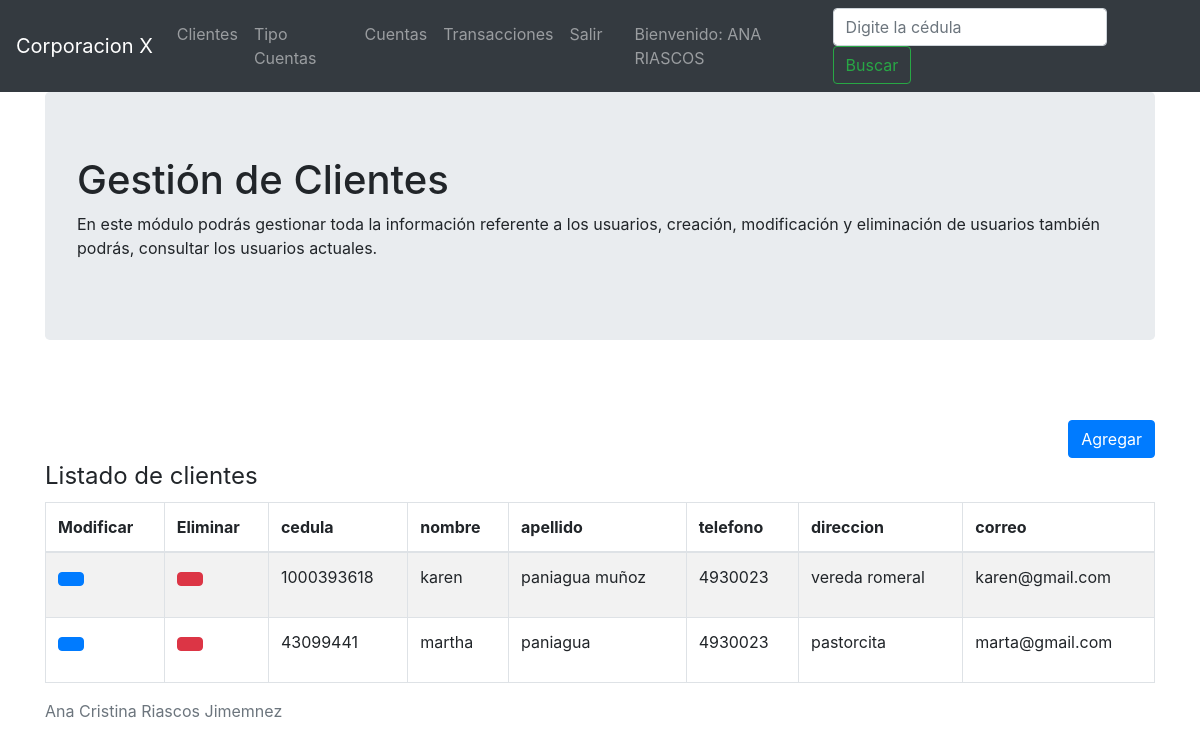
The app's page /controller/clientes.php?accion=listarClientes (signed in) with its own data.
### tables this page shows
CREATE TABLE `clientes` (
  `cedula` varchar(10) NOT NULL,
  `nombre` varchar(50) DEFAULT NULL,
  `apellido` varchar(50) DEFAULT NULL,
  `telefono` varchar(50) DEFAULT NULL,
  `direccion` varchar(50) DEFAULT NULL,
  `correo` varchar(50) DEFAULT NULL
);

### view/clientes/listarClientes.php (the view, shortened to what this page needs)
<?php
include ("../model/connection.php");
$listaClientes = mysqli_query($conexion,"select * from clientes;")
				or die("Problemas en el select".mysqli_error($conexion));
?>
<div class="container">
	<div class="jumbotron">
		<h1>Gesti&oacute;n de Clientes</h1>
		<p>En este módulo podrás gestionar toda la información referente a los usuarios, creación, modificación y eliminación de usuarios
				también podrás, consultar los usuarios actuales.</p>
	</div>
	<br></br>
	<div align="right">
	    <a>
			<a href="../controller/clientes.php?accion=agregarClientes" class="btn btn-primary"><span class="glyphicon glyphicon-user"></span> Agregar</a>
		</a>
	</div>
	<legend>Listado de clientes</legend>
	<div class="span7">
		<div class="widget stacked widget-table action-table">
			<div class="table-responsive">
				<table class="table table-striped table-bordered">
					<thead>
						<tr>
							<th class="td-actions">Modificar</th>
							<th class="td-actions">Eliminar</th>
							<th>cedula</th>
							<th>nombre</th>
							<th>apellido</th>
							<th>telefono</th>
							<th>direccion</th>
							<th>correo</th>
						</tr>
					</thead>
					<tbody>
						<?php while($data = mysqli_fetch_array($listaClientes)){ ?>
							<tr>
								<td class="td-actions">
									<p data-placement="top" data-toggle="tooltip" title="Modificar">
										<a class="btn btn-primary btn-xs" data-title="Modificar" href="../controller/clientes.php?accion=editarCliente&id=<?php echo $data['cedula'] ?>" >
									 <span class="glyphicon glyphicon-pencil"></span></a></p>
								</td>
								<td class="td-actions">
									<p data-placement="top" data-toggle="tooltip" title="Delete">
										<a class="btn btn-danger btn-xs" onclick="javascript:deleteC('<?php echo $data['cedula'] ?>')" data-title="Eliminar" data-toggle="modal" data-target="#delete" >
									 <span class="glyphicon glyphicon-trash"></span></a></p>
								</td>
								<td><?php echo $data['cedula'] ?></td>
								<td><?php echo $data['nombre'] ?></td>
								<td><?php echo $data['apellido'] ?></td>
								<td><?php echo $data['telefono'] ?></td>
								<td><?php echo $data['direccion'] ?></td>
								<td><?php echo $data['correo'] ?></td>
							</tr>
							<?php } ?>
					</tbody>
				</table>
			</div>
		</div>
	</div>
</div>

### view/header.php (shortened to what this page needs)
<!DOCTYPE html>
<html>
	<head>
		<link rel="stylesheet" href="https://stackpath.bootstrapcdn.com/bootstrap/4.3.1/css/bootstrap.min.css">
	</head>
	<body>
		<nav class="navbar navbar-expand-lg navbar-dark bg-dark">
  <a class="navbar-brand" href="../controller/clientes.php?accion=inicio">Corporacion X</a>
  <div class="collapse navbar-collapse" id="navbarSupportedContent">
    <ul class="navbar-nav mr-auto">
    <?php if($_SESSION["rol"] == 'ADMIN' ){?>
      <li class="nav-item dropdown">
        <a class="nav-link" href="../controller/clientes.php?accion=listarClientes" id="navbarDropdown" role="button">
          Clientes
        </a>
      </li>
    <?php } ?>
    <?php if($_SESSION["rol"] == 'ADMIN' ){?>
	    <li class="nav-item dropdown">
        <a class="nav-link" href="../controller/tipoCuentas.php?accion=listarTipoCuentas" id="navbarDropdown" role="button">
          Tipo Cuentas
        </a>
      </li>
    <?php } ?>
    <?php if($_SESSION["rol"] == 'USUARIO' || $_SESSION["rol"] == 'ADMIN' ){?>
	    <li class="nav-item dropdown">
        <a class="nav-link" href="../controller/cuentas.php?accion=listarCuentas" id="navbarDropdown" role="button">
          Cuentas
        </a>
      </li>
    <?php } ?>
    <?php if($_SESSION["rol"] == 'USUARIO' || $_SESSION["rol"] == 'ADMIN' ){?>
	    <li class="nav-item dropdown">
      <a class="nav-link" href="../controller/transacciones.php?accion=listartransacciones" id="navbarDropdown" role="button">
          Transacciones
        </a>
      </li>
    <?php } ?>
      <li class="nav-item dropdown">
        <a class="nav-link" href="../index.php" id="navbarDropdown" role="button" >
          Salir
        </a>
      </li>
      <li class="nav-item dropdown">
        <a class="nav-link" id="navbarDropdown" role="button" >
        </a>
      </li>
      <li class="nav-item dropdown">
        <a class="nav-link " id="navbarDropdown" role="button" >
        Bienvenido: <?php echo $_SESSION["nombre"] ?>
        </a>
      </li>
    </ul>
    <form class="form-inline my-2 my-lg-0" action="consultar.php">
      <input class="form-control mr-sm-2" type="search" placeholder="Digite la cédula" aria-label="Search" name="txtced">
      <button class="btn btn-outline-success my-2 my-sm-0" type="submit">Buscar</button>
    </form>
  </div>
</nav>

### controller/clientes.php (shortened to what this page needs)
<?php
require '../model/clienteM.php';
require '../view/header.php';
    $accion = $_GET['accion'];
	if($accion == 'inicio'){
		require '../view/indexSession.php';
	}
    else if($accion == 'listarClientes'){
		require '../view/clientes/listarClientes.php';
	}else if($accion == 'agregarClientes'){
		$_SESSION["operacion"]="guardar";
		$cliente = [
			'cedula'=> "",
			'nombre'=> "",
			'apellido'=> "",
			'telefono'=> "",
			'correo'=> "",
			'direccion'=> ""
		];
		require '../view/clientes/agregarClientes.php';
    }else if($accion == 'eliminarCliente'){
		$id = $_GET['codigoEliminarID'];
		clienteM::delete($id);
		$filtrosClientes = [
                'cedula'=> ""
            ];
		$listaClientes = clienteM::find();
		require '../view/clientes/listarClientes.php';
	}else if($accion == 'consultarClientes'){
		$isPost = count($_POST);
        if($isPost > 0){
			$filtrosClientes = [
                'cedula'=> $_POST['cedula']
            ];
			$listaClientes = clienteM::findByFilter($filtrosClientes);
		}else{
			$listaClientes = clienteM::find();
		}
		require '../view/clientes/listarClientes.php';
	}else if($accion == 'editarCliente'){
		$_SESSION["operacion"]="modificar";
		$id = $_GET['id'];
		$cliente = clienteM::findById($id);
		require '../view/clientes/agregarClientes.php';
	}else if($accion == 'guardarCliente'){
		if($_SESSION["operacion"] == "guardar"){
			$clienteGuardar = [
				'cedula'=> $_POST['cedulaID'],
				'nombre'=> $_POST['nombreID'],
				'apellido'=> $_POST['apellidoID'],
				'telefono'=> $_POST['telefonoID'],
				'direccion'=> $_POST['direccionID'],
				'correo'=> $_POST['correoID']
			];
			clienteM::insert($clienteGuardar);
		}else{
			$clienteModificar = [
				'cedula'=> $_POST['clienteID'],
				'nombre'=> $_POST['nombreID'],
				'apellido'=> $_POST['apellidoID'],
				'telefono'=> $_POST['telefonoID'],
				'direccion'=> $_POST['direccionID'],
				'correo'=> $_POST['correoID']
			];
			clienteM::update($clienteModificar);
		}
		$_SESSION["operacion"]="consultar";
		$filtrosClientes = [
			'valorSemestre'=> "",
			'numSemestre'=> "",
			'numCreditos'=> ""
        ];
		$listaClientes = clienteM::find();
		$listaClientesFiltro = clienteM::find();
		require '../view/clientes/listarClientes.php';
	}
require '../view/footer.php';

### view/footer.php (shortened to what this page needs)
	<footer class="footer">
		<div class="container">
      <p class="text-muted">Ana Cristina Riascos Jimemnez</p>
		</div>
	</footer>
  </body>
</html>

### records on screen
clientes: cedula "1000393618", nombre "karen", apellido "paniagua muñoz", telefono "4930023", direccion "vereda romeral", correo "karen@gmail.com"
clientes: cedula "43099441", nombre "martha", apellido "paniagua", telefono "4930023", direccion "pastorcita", correo "marta@gmail.com"

### other values on screen
$_SESSION["nombre"] "ANA RIASCOS"
